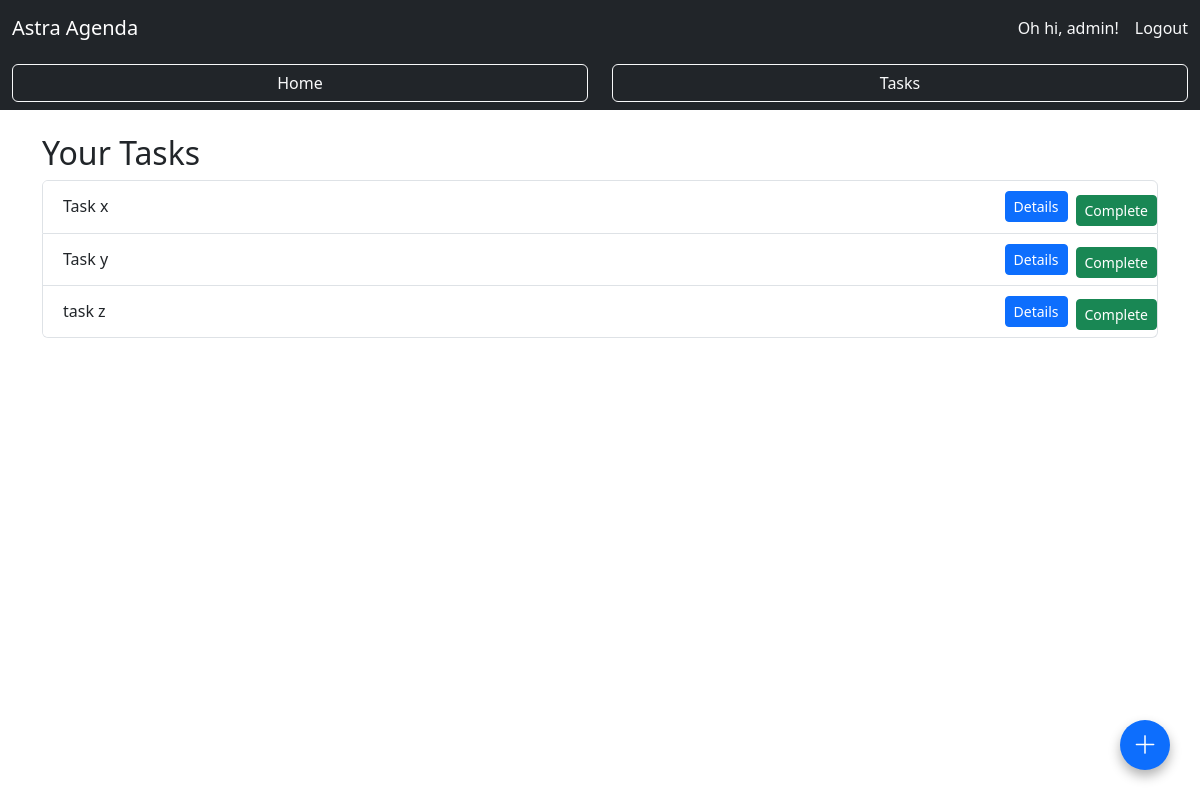
The app's page / (signed in), older data.
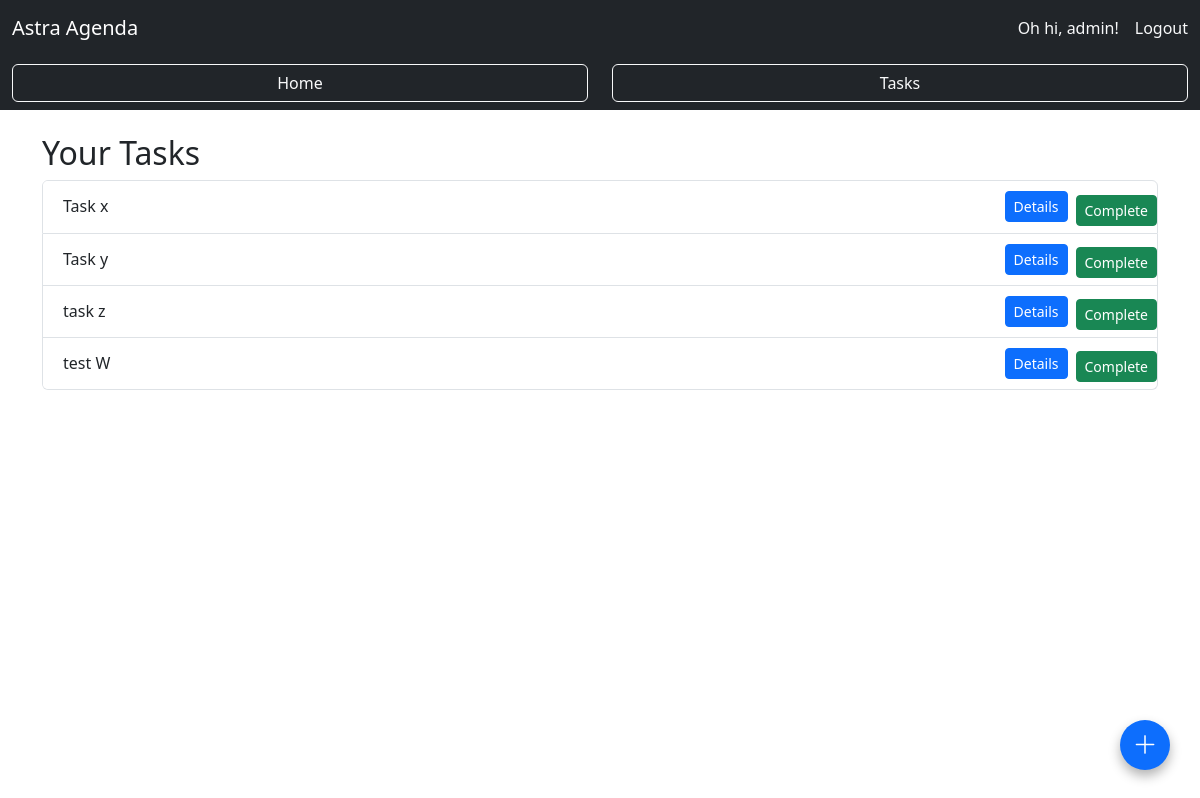
The same page, newer data.
### tasks/models.py (models this page shows, shortened)
class Task(models.Model):
    user = models.ForeignKey(User, on_delete=models.CASCADE, related_name="tasks")
    name = models.CharField(max_length=255)
    description = models.TextField(blank=True)
    deadline = models.DateField(blank=True, null=True)
    completed = models.BooleanField(default=False)
    created_at = models.DateTimeField(auto_now_add=True)
    parent = models.ForeignKey(
        "self",
        on_delete=models.CASCADE,
        null=True,
        blank=True,
        related_name="subtasks"
    )
    def can_complete(self):
        if self.subtasks.exists() and not all(st.completed for st in self.subtasks.all()):
            return False
        for group in self.dependency_groups.all():
            prereqs = [dep.prerequisite_task for dep in group.dependencies.all()]
            if group.group_type == "ALL":
                if not all(t.completed for t in prereqs):
                    return False
            elif group.group_type == "ONE":
                if not any(t.completed for t in prereqs):
                    return False
        return True

### tasks/views.py (the view)
# urls.py: path("", views.index, name="index"),
@login_required
def index(request):
    tasks = Task.objects.filter(user=request.user).order_by("created_at")
    for task in tasks:
        task.has_unmet_dependencies = not task.can_complete()
    return render(request, "tasks/index.html", {
        "tasks": tasks,
    })

### tasks/templates/tasks/index.html (shortened to what this page needs)
{% extends "tasks/layout.html" %}
{% block body %}
<h2>Your Tasks</h2>
<div class="accordion" id="taskAccordion">
  {% for task in tasks %}
    {% if not task.parent %}
      <div class="accordion-item">
        <h2 class="accordion-header d-flex justify-content-between align-items-center" id="heading-task-{{ task.id }}">
          <button class="accordion-button collapsed flex-grow-1" type="button"
                  data-bs-toggle="collapse"
                  data-bs-target="#collapse-task-{{ task.id }}"
                  aria-expanded="false"
                  aria-controls="collapse-task-{{ task.id }}">
            {{ task.name }}
          </button>
          <a href="{% url 'task_detail' task.id %}" class="btn btn-primary btn-sm ms-2" style="text-decoration: none; color: white;" onclick="event.stopPropagation();">
            Details
          </a>
          <form action="{% url 'complete' task.id %}" method="post" class="ms-2">
            <button type="submit" class="btn btn-success btn-sm">Complete</button>
          </form>
        </h2>
      </div>
    {% endif %}
  {% endfor %}
</div>
{% endblock %}

Row changes from the older to the newer data that the page shows:
added Task: name "test W"
